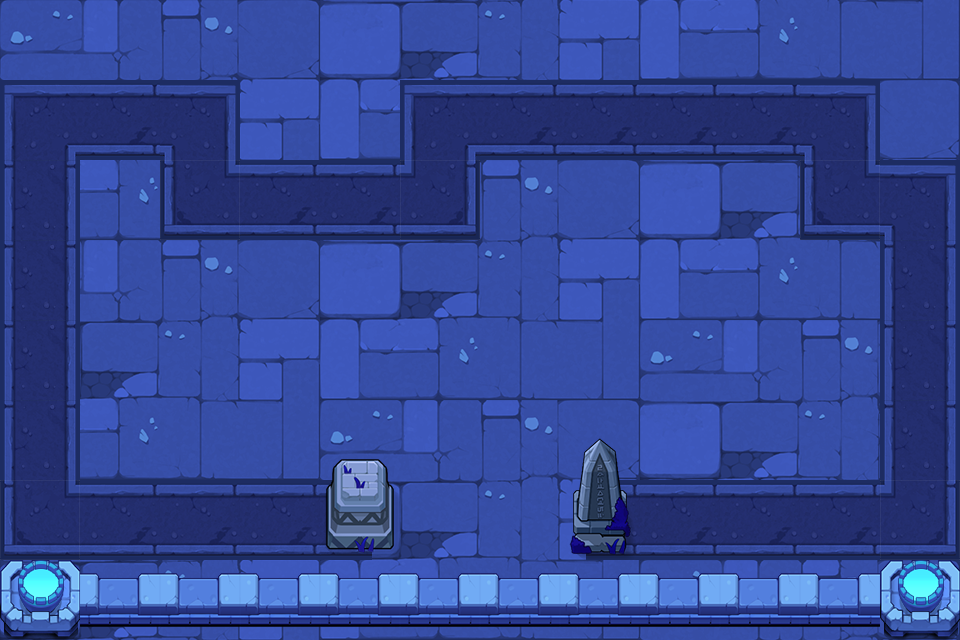

This is a level from a 2D game, rendered from its Tiled map with the project's own tilesets. A one-line summary and the map file follow, with tile-layer data summarised:
An orthogonal 12x8 tile map with 80x80 px tiles, 3 tile layers (background, road, object) and 20 objects (P0, P1, P2, P3, P4, ...).

<map version="1.0" tiledversion="1.0.3" orientation="orthogonal" renderorder="right-down" width="12" height="8" tilewidth="80" tileheight="80" nextobjectid="24">
 <tileset firstgid="1" source="anye.tsx" />
 <layer name="background" width="12" height="8">
  <data>[96 cells, 96 non-empty, 12 distinct tile ids]</data>
 </layer>
 <layer name="road" width="12" height="8">
  <data>[96 cells, 32 non-empty, 8 distinct tile ids]</data>
 </layer>
 <layer name="object" width="12" height="8">
  <data>[96 cells, 16 non-empty, 6 distinct tile ids]</data>
 </layer>
 <objectgroup name="path" visible="0">
  <object id="1" name="P0" x="320" y="520" />
  <object id="2" name="P1" x="40" y="520" />
  <object id="3" name="P2" x="40" y="120" />
  <object id="4" name="P3" x="200" y="120" />
  <object id="5" name="P4" x="200" y="200" />
  <object id="6" name="P5" x="440" y="200" />
  <object id="7" name="P6" x="440" y="120" />
  <object id="8" name="P7" x="840" y="120" />
  <object id="9" name="P8" x="840" y="200" />
  <object id="10" name="P9" x="920" y="200" />
  <object id="11" name="P10" x="920" y="520" />
  <object id="12" name="P11" x="640" y="520" />
  <object id="14" name="O0" x="240" y="80" width="160" height="80" />
  <object id="15" name="O1" x="880" y="80" width="80" height="80" />
  <object id="16" name="O2" x="80" y="160" width="80" height="80" />
  <object id="17" name="O3" x="480" y="160" width="320" height="80" />
  <object id="18" name="O4" x="80" y="240" width="800" height="160" />
  <object id="19" name="O5" x="80" y="400" width="240" height="80" />
  <object id="20" name="O6" x="640" y="400" width="240" height="80" />
  <object id="21" name="O7" x="400" y="400" width="160" height="160" />
 </objectgroup>
</map>
